Frame 1 (no input): blank canvas, image omitted
Frame 60 (no input): blank canvas, image omitted
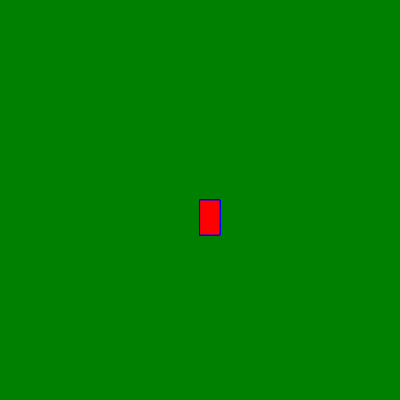
Frame 120 (the mouse pressed at the canvas centre since frame 60)

The p5.js sketch whose frames 1 and 60 were blank and that drew this single picture after the mouse press (run headless with seeded random() and noise() and a simulated clock; from frame 60 on, the mouse is pressed at the canvas centre):

// p5.js sketch
// ── sketch.js
function setup() {
    createCanvas(400, 400);
    background("green")
  }
  
  function draw() {
    stroke("blue");
    fill("red") ;  
  
   if (mouseIsPressed) 
   {rect(mouseX, mouseY, 20, 35);
  }
    }
